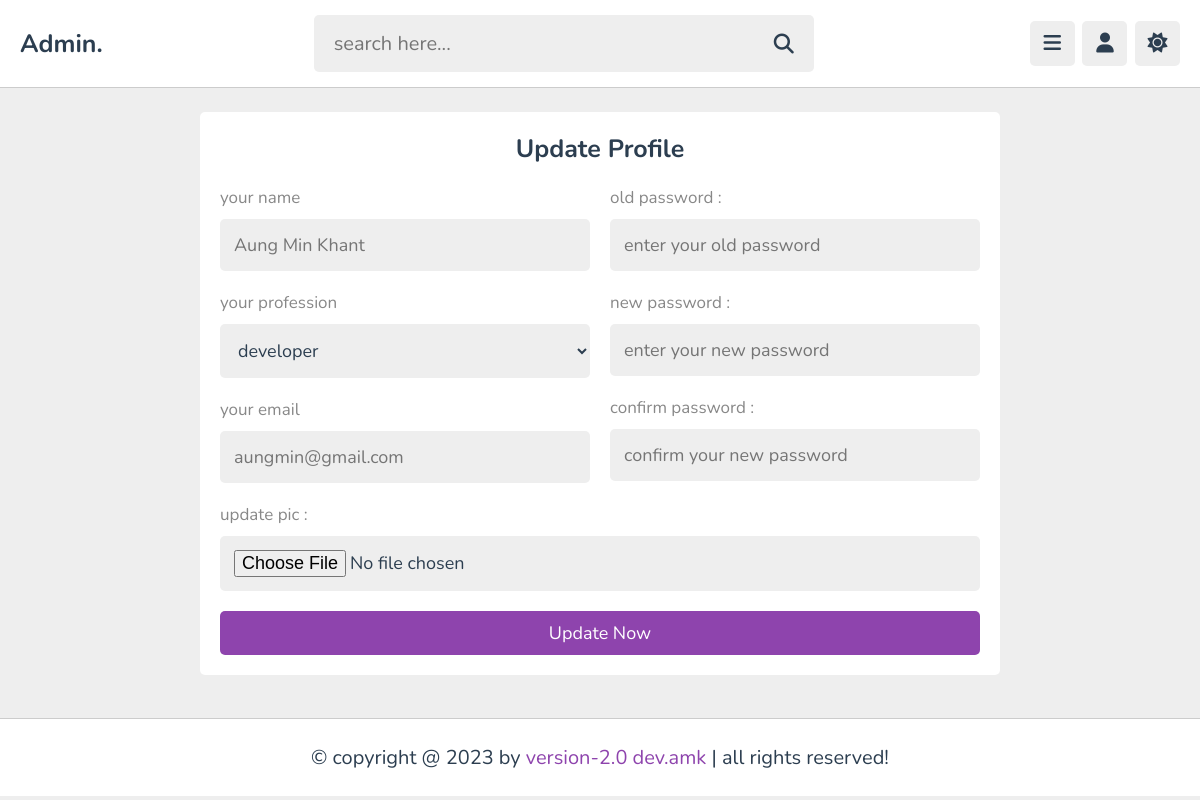
Screenshot of /admin/update.php (signed in) with the database file from the repository.
### tables this page shows
CREATE TABLE `tutors` (
  `id` varchar(20) NOT NULL,
  `name` varchar(50) NOT NULL,
  `profession` varchar(50) NOT NULL,
  `email` varchar(50) NOT NULL,
  `password` varchar(50) NOT NULL,
  `image` varchar(100) NOT NULL
);

### admin/update.php (the view, shortened to what this page needs)
<?php
   include '../components/connect.php';
?>
<!DOCTYPE html>
<html lang="en">
<head>
   <link rel="stylesheet" href="https://cdnjs.cloudflare.com/ajax/libs/font-awesome/6.2.0/css/all.min.css">
   <link rel="stylesheet" href="../css/admin_style.css">
</head>
<body>
<?php include '../components/admin_header.php'; ?>
<section class="form-container" style="min-height: calc(100vh - 19rem);">
   <form class="register" action="" method="post" enctype="multipart/form-data">
      <h3>update profile</h3>
      <div class="flex">
         <div class="col">
            <p>your name </p>
            <input type="text" name="name" placeholder="<?= $fetch_profile['name']; ?>" maxlength="50"  class="box">
            <p>your profession </p>
            <select name="profession" class="box">
               <option value="" selected><?= $fetch_profile['profession']; ?></option>
            </select>
            <p>your email </p>
            <input type="email" name="email" placeholder="<?= $fetch_profile['email']; ?>" maxlength="20"  class="box">
         </div>
         <div class="col">
            <p>old password :</p>
            <input type="password" name="old_pass" placeholder="enter your old password" maxlength="20"  class="box">
            <p>new password :</p>
            <input type="password" name="new_pass" placeholder="enter your new password" maxlength="20"  class="box">
            <p>confirm password :</p>
            <input type="password" name="cpass" placeholder="confirm your new password" maxlength="20"  class="box">
         </div>
      </div>
      <p>update pic :</p>
      <input type="file" name="image" accept="image/*"  class="box">
      <input type="submit" name="submit" value="update now" class="btn">
   </form>
</section>
<?php include '../components/footer.php'; ?>
</body>
</html>

### css/admin_style.css (style rules this page uses)
:root { --main-color:#8e44ad; --red:#e74c3c; --oragen:#f39c12; --white:#fff; --black:#2c3e50; --light-color:#888; --light-bg:#eee; --border:.1rem solid rgba(0,0,0,.2); }
* { font-family: 'Nunito', sans-serif; margin: 0; padding: 0; box-sizing: border-box; outline: none; border: none; text-decoration: none; }
html { font-size: 62.5%; overflow-x: hidden; }
body { background-color: var(--light-bg); padding-left: 30rem; }
section { padding:2rem; max-width: 1200px; margin: 0 auto; }
.btn, .option-btn, .delete-btn, .inline-btn, .inline-option-btn, .inline-delete-btn { border-radius: .5rem; padding: 1rem 3rem; font-size: 1.8rem; color: #fff; margin-top: 1rem; text-transform: capitalize; cursor: pointer; text-align: center; }
.btn, .option-btn, .delete-btn { display: block; width: 100%; }
.btn, .inline-btn { background-color: var(--main-color); }
.form-container { display: flex; align-items: center; justify-content: center; min-height: 100vh; }
.form-container form { background-color: var(--white); border-radius: .5rem; padding: 2rem; }
.form-container .register { width: 80rem; }
.form-container form h3 { text-align: center; font-size: 2.5rem; margin-bottom: 1rem; color: var(--black); text-transform: capitalize; }
.form-container form p { padding-top: 1rem; font-size: 1.7rem; color: var(--light-color); }
.form-container form .box { width: 100%; border-radius: .5rem; margin: 1rem 0; font-size: 1.8rem; color: var(--black); padding: 1.4rem; background-color: var(--light-bg); }
.form-container .flex { display: flex; gap: 2rem; }
.form-container .flex .col { flex: 1 1 25rem; }
@media (max-width:1200px) { body { padding-left: 0; } }

### rows the page displays
tutors: name "Aung Min Khant", profession "developer", email "aungmin@gmail.com"
